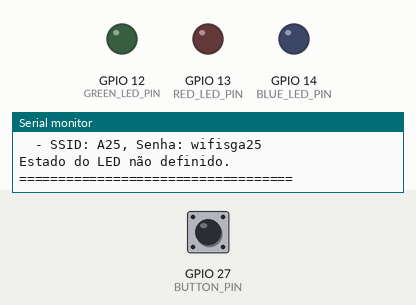
Bench run of a program on a simulated ESP32. On the bench: output pins drawn as LEDs (lit = HIGH), the last lines printed to the serial monitor. Inputs (shaded band) come from the test bench; at power-on: GPIO 27 (BUTTON_PIN) HIGH. WiFi joins after 1.5 s; servers stay silent unless stated; storage starts empty.

Above: at 3.0 s.
3.1 s: GPIO 27 (BUTTON_PIN) pulled LOW for 0.15 s
At 4.0 s:
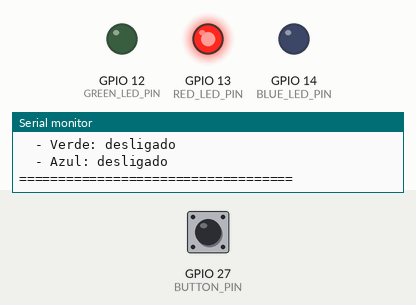
4.7 s: GPIO 27 (BUTTON_PIN) pulled LOW for 1 s
At 5.2 s:
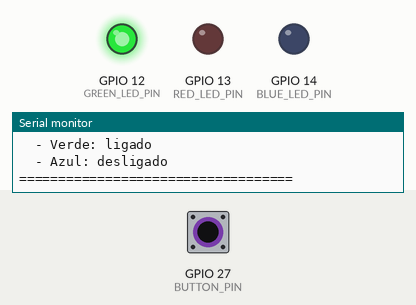
7.2 s: GPIO 27 (BUTTON_PIN) pulled LOW for 0.15 s
At 8.3 s:
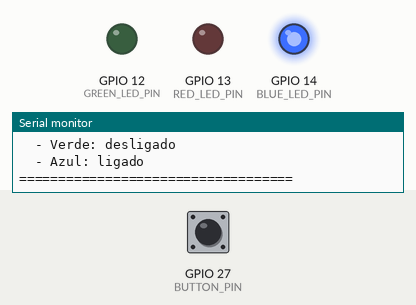
8.8 s: GPIO 27 (BUTTON_PIN) pulsed LOW 5 times (0.12 s each, 0.3 s apart)
At 10.4 s:
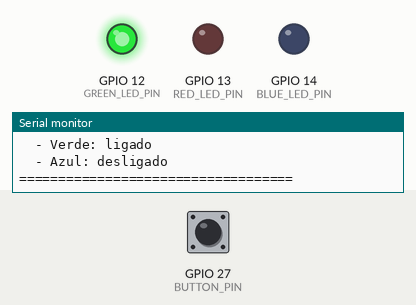
11.8 s: GPIO 27 (BUTTON_PIN) pulled LOW for 3.2 s
At 13.0 s:
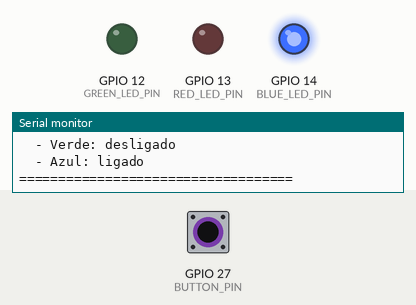
Timing chart, 0 to 14.8 s (numbered marks = the images above; inputs shaded):
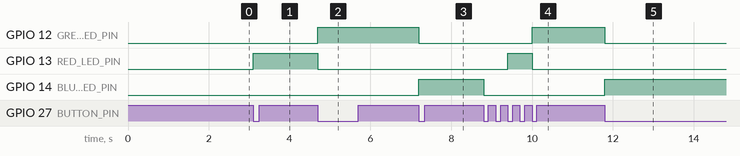

The program:

main.cpp
```cpp
#include <Arduino.h>
#include <WiFi.h>
#include <LittleFS.h>
#include <ArduinoJson.h>

#define RED_LED_PIN 13
#define GREEN_LED_PIN 12
#define BLUE_LED_PIN 14
#define BUTTON_PIN 27
#define FORMAT_LITTLEFS_IF_FAILED true

int ledCurrentlyOn = 0;
const char* jsonFilePath = "/config.json";
String ledColor = "nenhuma";

void saveJSON();
void connectWiFiFromJSON();
void addWiFiNetworkToJSON(const char*, const char*);
void printSavedConfig();

void saveJSON() {
  DynamicJsonDocument doc(1024);
  File file = LittleFS.open("/config.json", "r");
  if (file) {
    DeserializationError error = deserializeJson(doc, file);
    file.close();
    if (error) {
      Serial.println("Erro ao ler JSON existente, substituindo.");
      doc.clear();
    }
  }
  if (!doc.containsKey("wifi") || !doc["wifi"].is<JsonArray>()) {
    doc["wifi"] = JsonArray();
  }
  JsonObject led = doc.createNestedObject("led");
  led["color"] = ledColor;
  led["red"] = digitalRead(RED_LED_PIN);
  led["green"] = digitalRead(GREEN_LED_PIN);
  led["blue"] = digitalRead(BLUE_LED_PIN);
  file = LittleFS.open("/config.json", "w");
  if (!file) {
    Serial.println("Erro ao abrir arquivo para escrita");
    return;
  }
  serializeJsonPretty(doc, file);
  file.close();
  printSavedConfig();
}

void connectWiFiFromJSON() {
  File file = LittleFS.open(jsonFilePath, "r");
  if (!file) {
    Serial.println("Arquivo JSON não encontrado. Criando um novo.");
    saveJSON();
    return;
  }
  DynamicJsonDocument doc(512);
  DeserializationError error = deserializeJson(doc, file);
  file.close();
  if (error) {
    Serial.println("Erro ao ler JSON");
    return;
  }
  JsonArray wifiList = doc["wifi"];
  for (JsonObject net : wifiList) {
    const char* ssid = net["ssid"];
    const char* password = net["password"];
    Serial.printf("Tentando conectar em: %s\n", ssid);
    WiFi.begin(ssid, password);
    unsigned long startTime = millis();
    while (WiFi.status() != WL_CONNECTED && (millis() - startTime) < 8000) {
      if (WiFi.status() == WL_CONNECTED) break;
      yield();
    }
    if (WiFi.status() == WL_CONNECTED) {
      Serial.printf("Conectado em: %s\n", ssid);
      return;
    }
    WiFi.disconnect(true);
    Serial.printf("Falha ao conectar em: %s\n", ssid);
  }
  Serial.println("Não foi possível conectar a nenhuma rede.");
}

void addWiFiNetworkToJSON(const char* ssid, const char* password) {
  DynamicJsonDocument doc(1024);
  File file = LittleFS.open("/config.json", "r");
  if (file) {
    DeserializationError error = deserializeJson(doc, file);
    file.close();
    if (error) {
      Serial.println("Erro ao ler JSON existente. Criando novo.");
      doc.clear();
    }
  } else {
    Serial.println("Arquivo não encontrado. Criando novo.");
  }
  if (!doc.containsKey("wifi")) {
    doc.createNestedArray("wifi");
  }
  JsonArray wifiList = doc["wifi"];
  for (JsonObject net : wifiList) {
    if (net["ssid"] == ssid) {
      Serial.println("Essa rede já está salva. Ignorando.");
      return;
    }
  }
  JsonObject newNet = wifiList.createNestedObject();
  newNet["ssid"] = ssid;
  newNet["password"] = password;
  file = LittleFS.open("/config.json", "w");
  if (!file) {
    Serial.println("Erro ao abrir arquivo para escrita.");
    return;
  }
  serializeJsonPretty(doc, file);
  file.close();
  Serial.println("Nova rede adicionada ao JSON com sucesso!");
  printSavedConfig();
}

void printSavedConfig() {
  File file = LittleFS.open("/config.json", "r");
  if (!file) {
    Serial.println("Arquivo de configuração não encontrado.");
    return;
  }
  DynamicJsonDocument doc(1024);
  DeserializationError error = deserializeJson(doc, file);
  file.close();
  if (error) {
    Serial.print("Erro ao ler JSON: ");
    Serial.println(error.c_str());
    return;
  }
  Serial.println("=== Configuração Salva no JSON ===");
  if (doc.containsKey("wifi") && doc["wifi"].is<JsonArray>()) {
    JsonArray wifiList = doc["wifi"].as<JsonArray>();
    if (wifiList.size() > 0) {
      Serial.println("Redes WiFi:");
      for (JsonObject net : wifiList) {
        const char* ssid = net["ssid"];
        const char* password = net["password"];
        Serial.printf("  - SSID: %s, Senha: %s\n", ssid ? ssid : "(vazio)", password ? password : "(vazio)");
      }
    } else {
      Serial.println("Nenhuma rede WiFi salva.");
    }
  } else {
    Serial.println("Campo 'wifi' ausente ou inválido.");
  }
  if (doc.containsKey("led") && doc["led"].is<JsonObject>()) {
    JsonObject led = doc["led"];
    Serial.println("Estado do LED:");
    Serial.printf("  - Cor atual: %s\n", led["color"] | "nenhuma");
    Serial.printf("  - Vermelho: %s\n", led["red"] ? "ligado" : "desligado");
    Serial.printf("  - Verde: %s\n", led["green"] ? "ligado" : "desligado");
    Serial.printf("  - Azul: %s\n", led["blue"] ? "ligado" : "desligado");
  } else {
    Serial.println("Estado do LED não definido.");
  }
  Serial.println("===================================");
}

void setup() {
  Serial.begin(9600);
  pinMode(RED_LED_PIN, OUTPUT);
  pinMode(GREEN_LED_PIN, OUTPUT);
  pinMode(BLUE_LED_PIN, OUTPUT);
  pinMode(BUTTON_PIN, INPUT_PULLUP);
  if (!LittleFS.begin(FORMAT_LITTLEFS_IF_FAILED)) {
    Serial.println("Falha ao montar LittleFS");
    return;
  }
  addWiFiNetworkToJSON("A25", "wifisga25");
  connectWiFiFromJSON();
  printSavedConfig();
}

void loop() {
  static bool buttonPressed = false;
  int buttonState = digitalRead(BUTTON_PIN);
  if (buttonState == LOW && !buttonPressed) {
    buttonPressed = true;
    if (ledCurrentlyOn == 0) {
      digitalWrite(RED_LED_PIN, HIGH);
      ledColor = "vermelho";
      ledCurrentlyOn = RED_LED_PIN;
    } else if (ledCurrentlyOn == RED_LED_PIN) {
      digitalWrite(RED_LED_PIN, LOW);
      digitalWrite(GREEN_LED_PIN, HIGH);
      ledColor = "verde";
      ledCurrentlyOn = GREEN_LED_PIN;
    } else if (ledCurrentlyOn == GREEN_LED_PIN) {
      digitalWrite(GREEN_LED_PIN, LOW);
      digitalWrite(BLUE_LED_PIN, HIGH);
      ledColor = "azul";
      ledCurrentlyOn = BLUE_LED_PIN;
    } else if (ledCurrentlyOn == BLUE_LED_PIN) {
      digitalWrite(BLUE_LED_PIN, LOW);
      ledColor = "nenhuma";
      ledCurrentlyOn = 0;
    }
    saveJSON();
    delay(250);
  }
  if (buttonState == HIGH) {
    buttonPressed = false;
  }
}
```

Measured:
- after the input at 3.1 s, GPIO 13 (RED_LED_PIN): LOW → HIGH at once
- after the input at 4.7 s, GPIO 12 (GREEN_LED_PIN): LOW → HIGH at once; GPIO 13 (RED_LED_PIN): HIGH → LOW at once
- after the input at 7.2 s, GPIO 12 (GREEN_LED_PIN): HIGH → LOW at once; GPIO 14 (BLUE_LED_PIN): LOW → HIGH at once
- after the input at 8.8 s, GPIO 12 (GREEN_LED_PIN): LOW → HIGH after 1.2 s; GPIO 13 (RED_LED_PIN): LOW → HIGH after 0.60 s, → LOW 0.60 s later; GPIO 14 (BLUE_LED_PIN): HIGH → LOW at once
- after the input at 11.8 s, GPIO 12 (GREEN_LED_PIN): HIGH → LOW at once; GPIO 14 (BLUE_LED_PIN): LOW → HIGH at once
